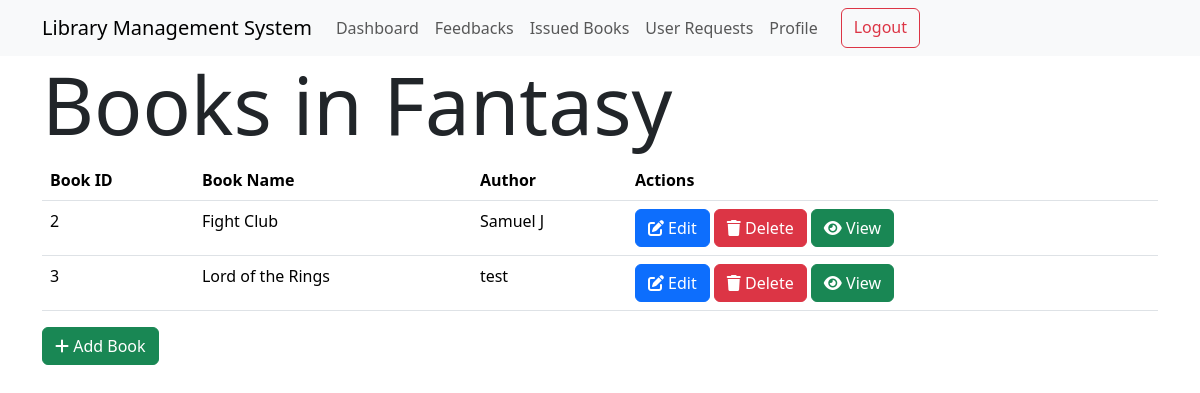
Screenshot of /section/2/ (signed in) with the database file from the repository.
### models.py (models this page shows)
class Section(db.Model):
    id = db.Column(db.Integer, primary_key=True)
    name = db.Column(db.String(32), nullable=False, unique=True)
    books = db.relationship(
        "Books", backref="section", lazy=True, cascade="all, delete-orphan"
    )

class Books(db.Model):
    id = db.Column(db.Integer, primary_key=True)
    name = db.Column(db.String(64), nullable=False)
    content = db.Column(db.Text, nullable=False)
    author = db.Column(db.String(64), nullable=False)
    date_issued = db.Column(db.Date)  # null as it'll be filled during issuance
    return_date = db.Column(db.Date)  # null as it'll be filled during issuance
    section_id = db.Column(db.Integer, db.ForeignKey("section.id"), nullable=False)
    carts = db.relationship("Cart", backref="book", lazy=True)
    issued = db.relationship(
        "Issued", backref="books", lazy=True, cascade="all, delete-orphan"
    )

### routes.py (the view)
@app.route("/section/<int:id>/")
@admin_required
def show_section(id):
    section = Section.query.get(id)
    if not section:
        flash("Section does not exist")
        return redirect(url_for("admin"))
    return render_template("/section/show.html", section=section)

### routes.py (called while the page is built)
def admin_required(func):
    @wraps(func)
    def inner(*args, **kwargs):
        if "user_id" not in session:
            return redirect(url_for("login"))
        user = User.query.get(session["user_id"])
        if not user.is_admin:
            flash("You are not authorized to access this page")
            return redirect(url_for("index"))
        return func(*args, **kwargs)
    return inner

### templates/section/show.html (shortened to what this page needs)
{% extends 'layout.html' %}
{% block content %}
<h1 class="display-1">
    Books in {{section.name}}
</h1>
<table class="table">
    <thead>
        <tr>
            <th>Book ID</th>
            <th>Book Name</th>
            <th>Author</th>
            <th>Actions</th>
        </tr>
    </thead>
    <tbody>
        {% for book in section.books %}
        <tr>
            <td>{{book.id}}</td>
            <td>{{book.name}}</td>
            <td>{{book.author}}</td>
            <td>
                <a href="{{url_for('edit_book', id=book.id)}}" class="btn btn-primary">
                    <i class="fas fa-edit"></i>
                    Edit
                </a>
                <a href="{{url_for('delete_book', id=book.id)}}" class="btn btn-danger">
                    <i class="fas fa-trash"></i>
                    Delete
                </a>
                <form action="{{url_for('read_book', id=book.id)}}" method="POST" style="display: inline;">
                    <button class=" btn btn-success">
                        <i class="fa fa-eye" aria-hidden="true"></i>
                        View
                    </button>
                </form>
            </td>
        </tr>
        {% endfor %}
    </tbody>
</table>
<a href="{{url_for('add_book', section_id=section.id)}}" class="btn btn-success">
    <i class="fas fa-plus"></i>
    Add Book
</a>
{% endblock %}

### rows the page displays
Section: name "Fantasy"
Books: id "2", name "Fight Club", author "Samuel J"
Books: id "3", name "Lord of the Rings", author "test"
